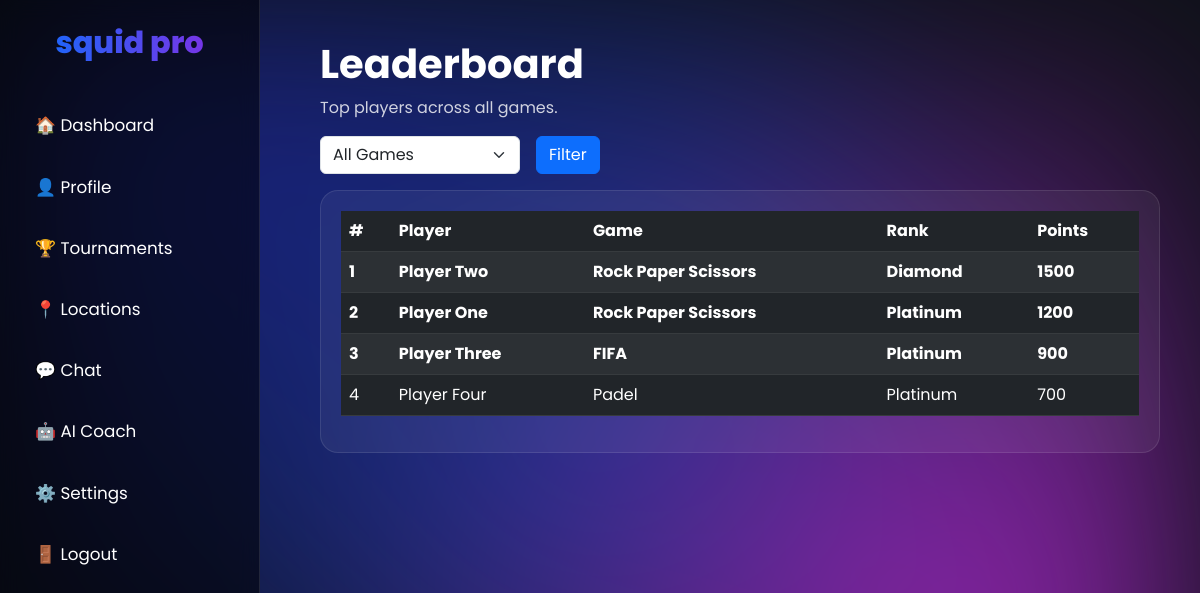
The page /login.php on the database its author committed.
### tables this page shows
CREATE TABLE `user_stats` (
  `id` int(11) NOT NULL,
  `user_id` int(11) NOT NULL,
  `game_id` int(11) DEFAULT NULL,
  `total_points` int(11) DEFAULT 0,
  `wins` int(11) DEFAULT 0,
  `losses` int(11) DEFAULT 0,
  `streak` int(11) DEFAULT 0,
  `last_update` datetime DEFAULT current_timestamp()
);

CREATE TABLE `users` (
  `id` int(11) NOT NULL,
  `username` varchar(50) NOT NULL,
  `email` varchar(100) NOT NULL,
  `password_hash` varchar(255) NOT NULL,
  `role` enum('player','organizer','admin') DEFAULT 'player',
  `display_name` varchar(100) DEFAULT NULL,
  `avatar_url` varchar(255) DEFAULT NULL,
  `created_at` datetime DEFAULT current_timestamp(),
  `updated_at` datetime DEFAULT current_timestamp() ON UPDATE current_timestamp()
);

CREATE TABLE `games` (
  `id` int(11) NOT NULL,
  `name` varchar(100) NOT NULL,
  `icon` varchar(10) DEFAULT NULL,
  `game_url` varchar(255) DEFAULT NULL,
  `description` text DEFAULT NULL,
  `is_active` tinyint(1) DEFAULT 1
);

### login.php (the view, shortened to what this page needs)
<?php
$db = new mysqli("localhost", "root", "", "squidpro");
$db->set_charset("utf8mb4");
function esc($s){ return htmlspecialchars($s, ENT_QUOTES, 'UTF-8'); }
$sql = "
    SELECT us.*, u.display_name, g.name AS game_name
    FROM user_stats us
    LEFT JOIN users u ON u.id = us.user_id
    LEFT JOIN games g ON g.id = us.game_id
";
$sql .= " ORDER BY us.total_points DESC LIMIT 100";
$leaders = $db->query($sql)->fetch_all(MYSQLI_ASSOC);
function getRank($points){
    if ($points >= 1500) return "Diamond";
    return "Platinum";
}
?>
<!DOCTYPE html>
<html lang="en">
<head>
<link href="https://cdn.jsdelivr.net/npm/bootstrap@5.3.0/dist/css/bootstrap.min.css" rel="stylesheet">
</head>
<body>
<div class="sidebar">
    <h2>squid pro</h2>
    <a href="PlayerDashboard.php">🏠 Dashboard</a>
    <a href="Profile.php">👤 Profile</a>
    <a href="Tournaments.php">🏆 Tournaments</a>
    <a href="Locations.php">📍 Locations</a>
    <a href="Chat.php">💬 Chat</a>
    <a href="AI-Coach.php">🤖 AI Coach</a>
    <a href="Settings.php">⚙️ Settings</a>
    <a href="Logout.php">🚪 Logout</a>
</div>
<div class="main">
    <h1 class="fw-bold">Leaderboard</h1>
    <p style="opacity:0.8;">Top players across all games.</p>
    <form method="GET" class="filter-bar d-flex gap-3 mb-3">
        <select name="game" class="form-select" style="max-width:200px;">
            <option value="0">All Games</option>
        </select>
        <button class="btn btn-primary">Filter</button>
    </form>
    <div class="leader-card">
        <table class="table table-dark table-striped">
            <thead>
                <tr>
                    <th>#</th><th>Player</th><th>Game</th><th>Rank</th><th>Points</th>
                </tr>
            </thead>
            <tbody>
                <?php $rank=1; foreach($leaders as $l): ?>
                    <tr class="rank-<?= $rank ?>">
                        <td><?= $rank ?></td>
                        <td><?= esc($l['display_name']) ?></td>
                        <td><?= esc($l['game_name']) ?></td>
                        <td><?= getRank($l['total_points']) ?></td>
                        <td><?= $l['total_points'] ?></td>
                    </tr>
                <?php $rank++; endforeach; ?>
            </tbody>
        </table>
    </div>
</div>
</body>
</html>

### login.php (style rules this page uses)
body { margin:0;font-family:'Poppins',sans-serif;background:#0d1117;color:white; }
.sidebar { width:260px;height:100vh;background:rgba(0,0,0,0.55);backdrop-filter:blur(10px);position:fixed;left:0;top:0;padding:25px 20px;border-right:1px solid rgba(255,255,255,0.1); }
.sidebar h2 { font-weight:800;font-size:1.9rem;background:linear-gradient(90deg,#0D6EFD,#8a2be2);-webkit-background-clip:text;color:transparent;text-align:center;margin-bottom:40px; }
.sidebar a { display:block;padding:12px 15px;margin-bottom:12px;border-radius:10px;color:white;text-decoration:none;font-size:1.05rem;transition:0.3s; }
.main { margin-left:280px;padding:40px; }
.leader-card { background:rgba(255,255,255,0.06);border-radius:18px;padding:20px;border:1px solid rgba(255,255,255,0.1); }
.rank-1 { color:#ffd700;font-weight:700; }
.rank-2 { color:#c0c0c0;font-weight:700; }
.rank-3 { color:#cd7f32;font-weight:700; }

### rows shown on the page
user_stats: user.display_name "Player Two", game.name "Rock Paper Scissors", total_points "Diamond", total_points "1500"
user_stats: user.display_name "Player One", game.name "Rock Paper Scissors", total_points "Platinum", total_points "1200"
user_stats: user.display_name "Player Three", game.name "FIFA", total_points "Platinum", total_points "900"
user_stats: user.display_name "Player Four", game.name "Padel", total_points "Platinum", total_points "700"
